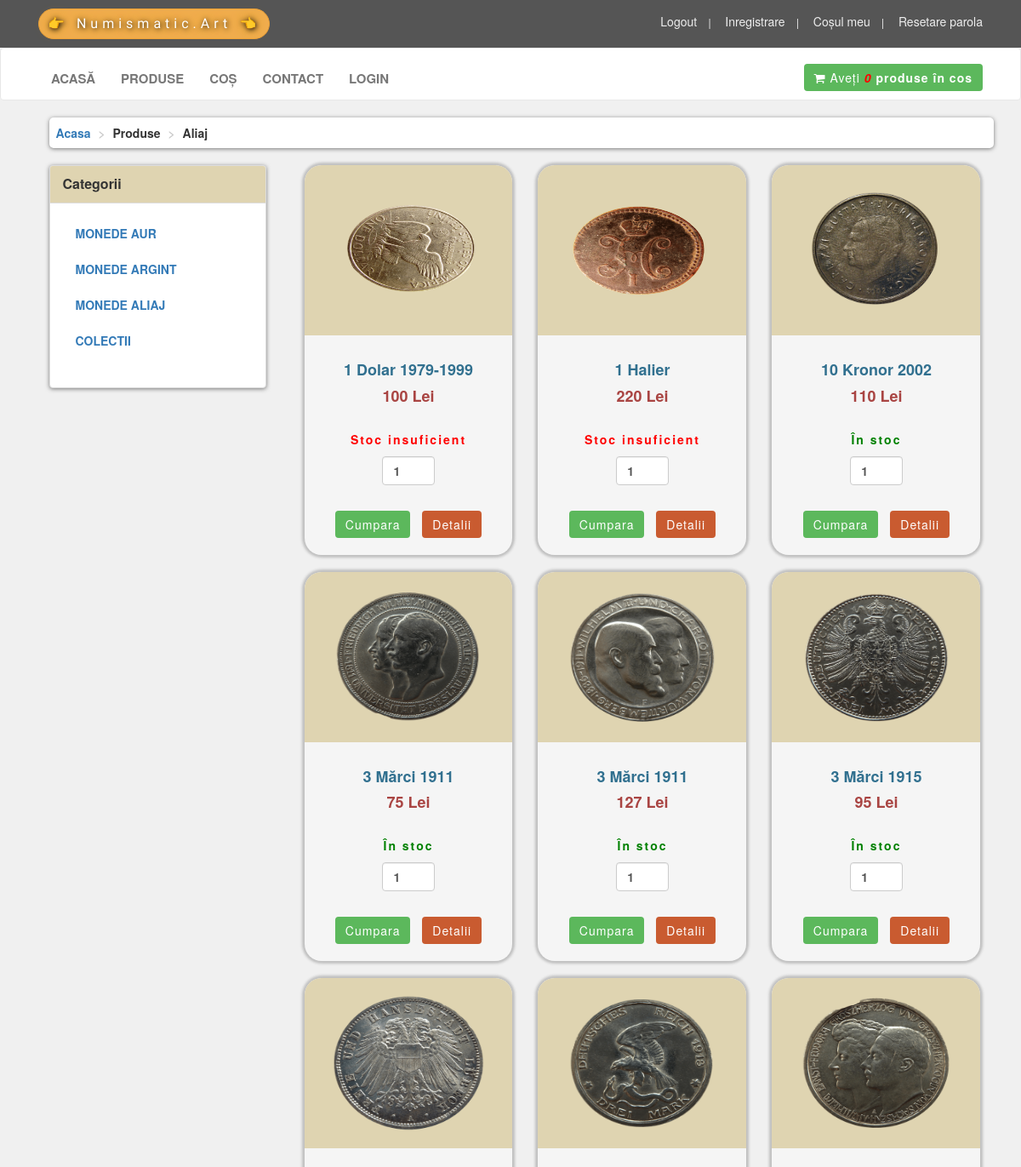
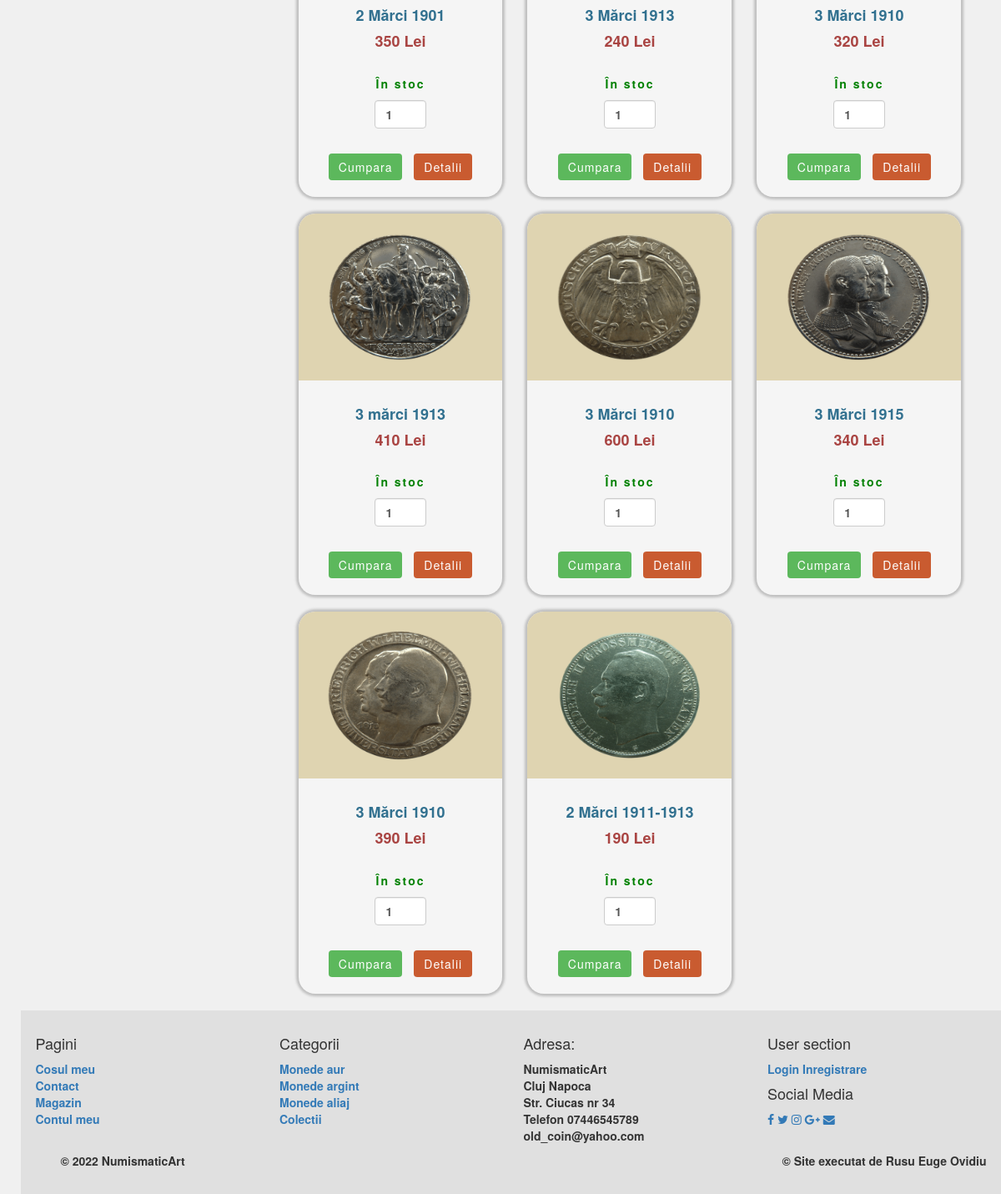
Screenshot of /product_aliaj.php with the database file from the repository (2 pictures, top to bottom).
### tables this page shows
CREATE TABLE `produse` (
  `produs_id` int(11) NOT NULL,
  `produs_nume` varchar(100) NOT NULL,
  `produs_pret` int(11) NOT NULL,
  `produs_img` varchar(150) NOT NULL,
  `produs_descriere` varchar(1000) NOT NULL,
  `cat_id` int(100) NOT NULL,
  `stoc` int(11) UNSIGNED NOT NULL,
  `product_time` timestamp NOT NULL DEFAULT current_timestamp()
);

### product_aliaj.php (the view, shortened to what this page needs)
<?php
include("includes/header.php");
?>
<div id="content">
    <div class="container">
        <div class="col-md-12">
            <ul class="breadcrumb">
                <li>
                    <a href="index.php">Acasa</a>
                </li>
                <li>Produse</li>
                <li>Aliaj</li>
            </ul>
        </div>
        <div class="col-md-3">
            <?php
            include("includes/sidebar.php");
            ?>
        </div>
        <div class="col-md-9">
            <?php
            include("conectare.php");
            $result = mysqli_query($mysqli, "SELECT * FROM `produse` WHERE  cat_id='8'");
            while ($row = mysqli_fetch_assoc($result)) {
            ?>
                <div id='box'>
                    <center>
                        <div class='col-md-4 col-sm-6 center-responsive'>
                            <div class='ovidiu'>
                                <form method='POST' action='cart.php?action=add&id=<?php echo $row["produs_id"]; ?>'>
                                    <div class='image'><img src="<?php echo $row["produs_img"]; ?>" width='180' height='160' s /></div><br>
                                    <h4 class="text-info"><b><?php echo $row["produs_nume"]; ?></b></h4>
                                    <h4 class="text-danger"><b><?php echo $row["produs_pret"]; ?> Lei</b></h4>
                                    <br>
                                    <?php
                                    if ($row['stoc'] == 0 || $row['stoc'] < 0) {
                                        echo "<p style='letter-spacing: 2px; color: red'>Stoc insuficient</p>";
                                    } else {
                                        echo "<p style='letter-spacing: 2px; color: green'>În stoc</p>";
                                    }
                                    ?>
                                    <input type='number' name='quantity' value='1' class='form-control' style='width: 25%;margin-bottom: 30px;'>
                                    <input type='submit' name='add_to_cart' value='Cumpara' class='btn btn-success' ;>
                                    <a href='detalii.php?id=<?php echo $row["produs_id"]; ?>><button type=' button' class='btn btn-primary'>Detalii</button></a>
                                </form>
                            </div>
                        </div>
                    </center>
                </div> <?php
                    }
                        ?>
        </div>
    </div>
    <?php
    include("includes/footer.php");
    ?>
</div>
</body>
</html>

### includes/header.php (shortened to what this page needs)
<?php
$count = 0;
?>
<!DOCTYPE html>
<html lang="en">
<head>
  <link rel="stylesheet" href="font-awsome/css/font-awesome.min.css">
  <link rel="stylesheet" href="styles/bootstrap-337.min.css">
  <link rel="stylesheet" href="style.css">
</head>
<body>
  <div id="top">
    <div class="container">
      <div class="col-md-6 offer">
        <a href="index.php" class="btn btn btn-warning btn-sm pill">&#128073 Numismatic.Art &#128072</a>
        <p style="display: inline;font-size: 15px;">&nbsp;&nbsp;&nbsp;&nbsp;
        </p>
      </div>
      <div class="col-md-6">
        <ul class="menu">
          <li>
            <a href="logout_php.php">Logout</a>
          </li>
          <li>
            <a href="register.php">Inregistrare</a>
          </li>
          <li>
            <a href="cart.php">Coșul meu</a>
          </li>
          <li>
            <a href="resetare.php">Resetare parola</a>
          </li>
        </ul>
      </div>
    </div>
  </div>
  <div id="navbar" class="navbar navbar-default">
    <div class="container">
      <div class="navbar-collapse collapse justify-content-between" id="navigation">
        <div class="padding-nav">
          <ul class="nav navbar-nav right">
            <li>
              <a href="index.php">Acasă</a>
            </li>
            <li>
              <a href="product.php">Produse</a>
            </li>
            <li>
              <a href="cart.php">Coș</a>
            </li>
            <li>
              <a href="contact.php">Contact</a>
            </li>
            <li>
              <a href="login.php">Login</a>
            </li>
          </ul>
        </div>
        <a href="cart.php" style="float:right;" class="btn navbar-btn btn-success">
          <i class="fa fa-shopping-cart"></i>
          Aveți <span style="color: red;">
            <b><i><?php echo $count ?></i><b>
          </span> produse în cos
        </a>
      </div>
    </div>
  </div>

### includes/sidebar.php
<div class="panel panel-default sidebar-menu">
    <div id="top_head" class="panel-heading">
        <he class="panel-title">Categorii</he>
    </div>
    <div class="panel-body">
        <ul class="nav nav-pills nav-stacked category-menu">
            <li><a href="product_aur.php">Monede aur</a></li>
            <li><a href="product_argint.php">Monede argint</a></li>
            <li><a href="product_aliaj.php">Monede aliaj</a></li>
            <li><a href="product_colectii.php">Colectii</a></li>
        </ul>
    </div>
</div>

### includes/footer.php (shortened to what this page needs)
<div id="footer">
    <div class="container">
        <div class="row">
            <div class="col-sm-6 col-md-3">
                <h4> Pagini</h4>
                <ul>
                    <li><a href="cart.php">Cosul meu</a></li>
                    <li><a href="contact.php">Contact</a></li>
                    <li><a href="product.php">Magazin</a></li>
                    <li><a href="login.php">Contul meu</a></li>
                </ul>
            </div>
            <div class="com-sm-6 col-md-3">
                <h4>Categorii</h4>
                <ul>
                    <li><a href="product_aur.php">Monede aur</a></li>
                    <li><a href="product_argint.php">Monede argint</a></li>
                    <li><a href="product_aliaj.php">Monede aliaj</a></li>
                    <li><a href="product_colectii.php">Colectii</a></li>
                </ul>
            </div>
            <div class="com-sm-6 col-md-3">
                <h4>Adresa:</h4>
                <p>
                    <strong>NumismaticArt</strong>
                    </br>Cluj Napoca
                    </br>Str. Ciucas nr 34
                    </br>Telefon 07446545789
                    </br>old_coin@yahoo.com
                </p>
            </div>
            <div class="com-sm-6 col-md-3">
                <h4> User section</h4>
                <a href="login.php">Login</a></li>
                <a href="register.php">Inregistrare</a></li>
                <h4>Social Media</h4>
                <p class="social">
                    <a href="#" class="fa fa-facebook"></a>
                    <a href="#" class="fa fa-twitter"></a>
                    <a href="#" class="fa fa-instagram"></a>
                    <a href="#" class="fa fa-google-plus"></a>
                    <a href="#" class="fa fa-envelope"></a>
                </p>
            </div>
        </div>
        <div class="copyright">
            <div class="container">
                <div class="col-md-6">
                    <p class="pull-left">&copy; 2022 NumismaticArt</p>
                </div>
                <div class="col-md-6">
                    <p class="pull-right">&copy; Site executat de Rusu Euge Ovidiu </p>
                </div>
            </div>
        </div>

### style.css (style rules this page uses)
body { font-size: 14px; line-height: 1.42857143; color: #333; background-color: #f0f0f0; overflow-x: hidden; }
#top .pill { border-radius: 30px; font-size: 16px; font-family: "Marck Script", cursive; text-shadow: 1px 1px 6px rgb(5, 5, 5), 0 0 1em rgb(211, 148, 14); }
#top { background: #555; padding: 10px 0; }
#top .offer { color: #fff; }
#top .offer .btn { letter-spacing: 5px; }
#top a { color: #fff; }
#top ul.menu { padding-top: 5px; margin: 0px; text-align: right; font-size: 12px; list-style: none; }
#top ul.menu > li { display: inline-block; }
#top ul.menu > li a { color: #eee; font-size: 14px; }
#top ul.menu > li + li:before { content: "|\00A0"; color: #f7f7f7; padding: 0 10px; }
.navbar { background: #fff; }
.navbar-collapse .right { float: center; }
.navbar ul.nav > li > a { text-transform: uppercase; font-weight: bold; font-size: 15px; }
.padding-nav { padding-top: 10px; }
.btn-primary { color: rgb(255, 255, 255); background: rgb(201, 91, 48); margin-left: 10px; border: none; letter-spacing: 1px; }
.btn-success { border: none; letter-spacing: 1px; }
#content { padding-left: 25px; }
#top_head { background-color: #dfd4b1; }
#content .panel.sidebar-menu { box-sizing: border-box; box-shadow: 0px 1px 5px rgba(0, 0, 0, 0.5); }
#content .panel.sidebar-menu ul.nav.category-menu { margin-bottom: 20px; }
#content .panel.sidebar-menu ul.nav.category-menu li a { text-transform: uppercase; font-weight: 600; }
#footer { background: #e0e0e0; padding: 20px 0; }
#footer ul { list-style: none; padding-left: 0px; }
#footer .social { text-align: left; }
.breadcrumb { padding: 8px; margin-bottom: 20px; background: #fff; border-radius: 5px; box-shadow: 0px 1px 5px rgba(0, 0, 0, 0.5); }
.breadcrumb > li + li:before { content: ">\00A0"; color: #ccc; }
.ovidiu { background-color: #f5f5f5; margin-bottom: 20px; padding-bottom: 20px; border-radius: 20px; box-shadow: 0px 0px 3px 3px rgba(85, 85, 85, 0.31); }
.image { background-color: #dfd4b1; padding-top: 20px; padding-bottom: 20px; border-top-left-radius: 20px; border-top-right-radius: 20px; }

### rows the page displays
produse: shows a picture, produs_nume "1 Dolar 1979-1999", produs_pret "100", stoc "Stoc insuficient"
produse: shows a picture, produs_nume "1 Halier", produs_pret "220", stoc "Stoc insuficient"
produse: shows a picture, produs_nume "10 Kronor 2002", produs_pret "110", stoc "În stoc"
produse: shows a picture, produs_nume "3 Mărci 1911", produs_pret "75", stoc "În stoc"
produse: shows a picture, produs_nume "3 Mărci 1911", produs_pret "127", stoc "În stoc"
produse: shows a picture, produs_nume "3 Mărci 1915", produs_pret "95", stoc "În stoc"
produse: shows a picture, produs_nume "2 Mărci 1901", produs_pret "350", stoc "În stoc"
produse: shows a picture, produs_nume "3 Mărci 1913", produs_pret "240", stoc "În stoc"
produse: shows a picture, produs_nume "3 Mărci 1910", produs_pret "320", stoc "În stoc"
produse: shows a picture, produs_nume "3 mărci 1913", produs_pret "410", stoc "În stoc"
produse: shows a picture, produs_nume "3 Mărci 1910", produs_pret "600", stoc "În stoc"
produse: shows a picture, produs_nume "3 Mărci 1915", produs_pret "340", stoc "În stoc"
produse: shows a picture, produs_nume "3 Mărci 1910", produs_pret "390", stoc "În stoc"
produse: shows a picture, produs_nume "2 Mărci 1911-1913", produs_pret "190", stoc "În stoc"

### other values shown
$count "0"
